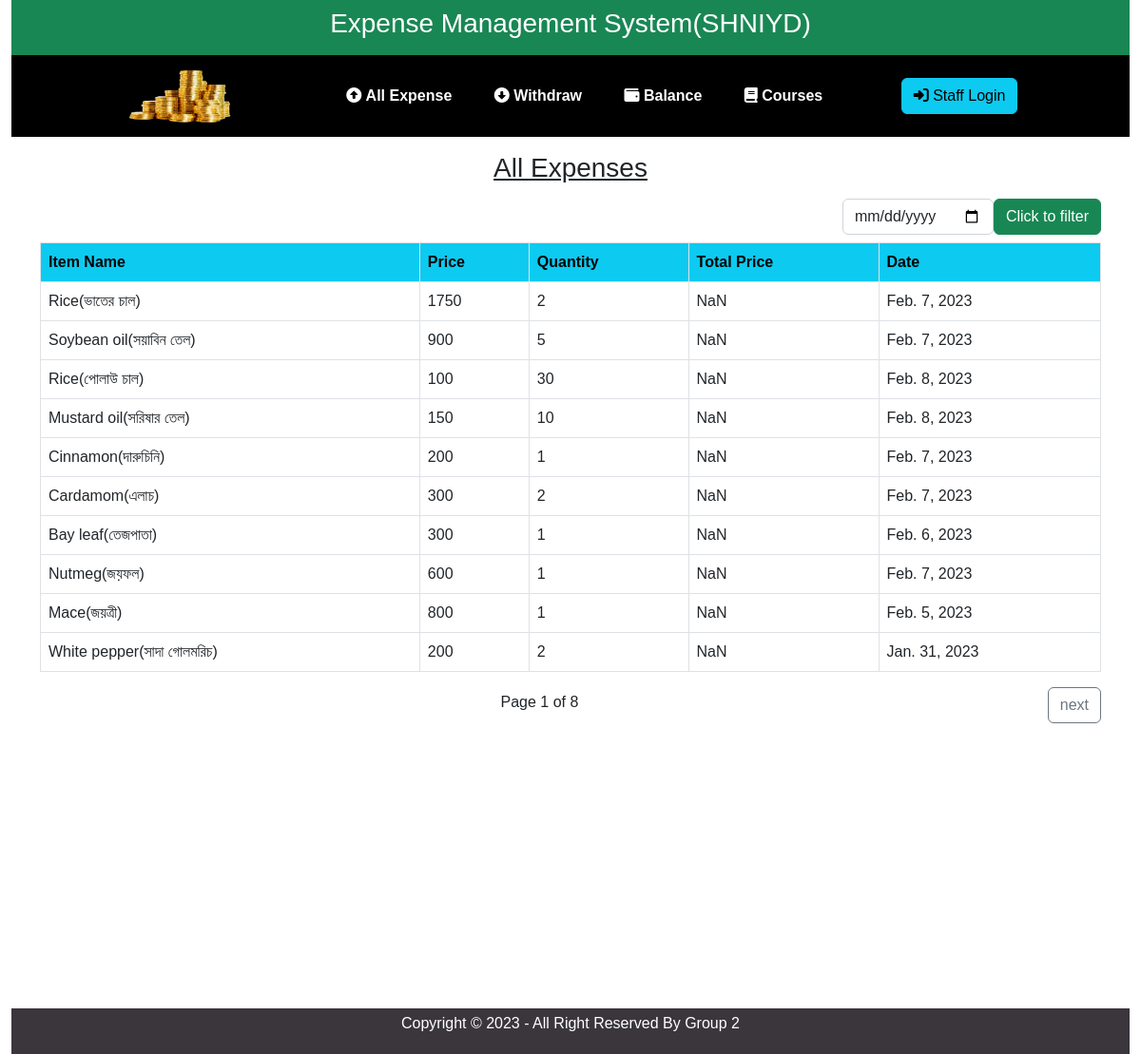
The page / on the database its author committed.
### ExpenseApp/models.py (models this page shows, shortened)
class DailyExpense(models.Model):
    item_name=models.ForeignKey(Item,on_delete=models.CASCADE)
    item_price=models.IntegerField(default=0)
    item_quantity=models.IntegerField(default=0)
    date=models.DateField()

class Item(models.Model):
    item_name=models.CharField(max_length=50)
    def __str__(self):
        return str(self.item_name)

### ExpenseApp/views.py (the view, shortened to what this page needs)
# urls.py: path('', views.Home, name='home'),
def Home(request):
    all_expense_list = DailyExpense.objects.all()
    paginator = Paginator(all_expense_list, 10)
    page_number = request.GET.get('page', 1)
    expense = paginator.get_page(page_number)
    return render(request,'expenseApp/index.html',{'expense': expense})

### templates/expenseApp/index.html (shortened to what this page needs)
{% extends 'expenseApp/base.html' %}
{% block content %}
<div class="container">
<div class="text-center py-2">
    <h3 class="text-center py-2 text-decoration-underline">All Expenses</h3>
    <form class="d-flex justify-content-end align-items-center" action="" method="post">
            <input id="date" type="date" class="form-control" name="date" style="width: fit-content;">
            <input type="submit" value="Click to filter" class="btn btns btn-success">
    </form>
</div>
    <table class="table table-bordered table-hover">
        <tr class="text-bg-info">
            <th>Item Name</th>
            <th>Price</th>
            <th>Quantity</th>
            <th>Total Price</th>
            <th>Date</th>
        </tr>
        {% for x in expense %}
        <tr>
            <td class="itemName">{{x.item_name}}</td>
            <td class="itemPrice">{{x.item_price}}</td>
            <td class="itemQuantity">{{x.item_quantity}}</td>
            <td class="totalPrice"></td>
            <td class="currentDate">{{x.date}}</td>
        </tr>
        {% endfor %}
    </table>
    {% if expense.has_previous or expense.has_next %}
        <div class="pagination">
            <span class="page-number mt-1 mx-auto">Page {{ expense.number }} of {{ expense.paginator.num_pages }}</span>&nbsp;&nbsp;
            {% if expense.has_next %}
              <a class="btn btn-outline-secondary" href="?page={{ expense.next_page_number }}">next</a>
            {% endif %}
          </div>
    {% endif %}
</div>
{% endblock %}

### static/css/style.css (style rules this page uses)
* { padding: 0; margin: 0; box-sizing: border-box; font-family: "josefin sans", sans-serif; }

### rows shown on the page
DailyExpense: item_name "Rice(ভাতের চাল)", item_price "1750", item_quantity "2", date "Feb. 7, 2023"
DailyExpense: item_name "Soybean oil(সয়াবিন তেল)", item_price "900", item_quantity "5", date "Feb. 7, 2023"
DailyExpense: item_name "Rice(পোলাউ চাল)", item_price "100", item_quantity "30", date "Feb. 8, 2023"
DailyExpense: item_name "Mustard oil(সরিষার তেল)", item_price "150", item_quantity "10", date "Feb. 8, 2023"
DailyExpense: item_name "Cinnamon(দারুচিনি)", item_price "200", item_quantity "1", date "Feb. 7, 2023"
DailyExpense: item_name "Cardamom(এলাচ)", item_price "300", item_quantity "2", date "Feb. 7, 2023"
DailyExpense: item_name "Bay leaf(তেজপাতা)", item_price "300", item_quantity "1", date "Feb. 6, 2023"
DailyExpense: item_name "Nutmeg(জয়ফল)", item_price "600", item_quantity "1", date "Feb. 7, 2023"
DailyExpense: item_name "Mace(জয়ত্রী)", item_price "800", item_quantity "1", date "Feb. 5, 2023"
DailyExpense: item_name "White pepper(সাদা গোলমরিচ)", item_price "200", item_quantity "2", date "Jan. 31, 2023"

### other values the page prints
{{ expense.number }} "1"
{{ expense.paginator.num_pages }} "8"
